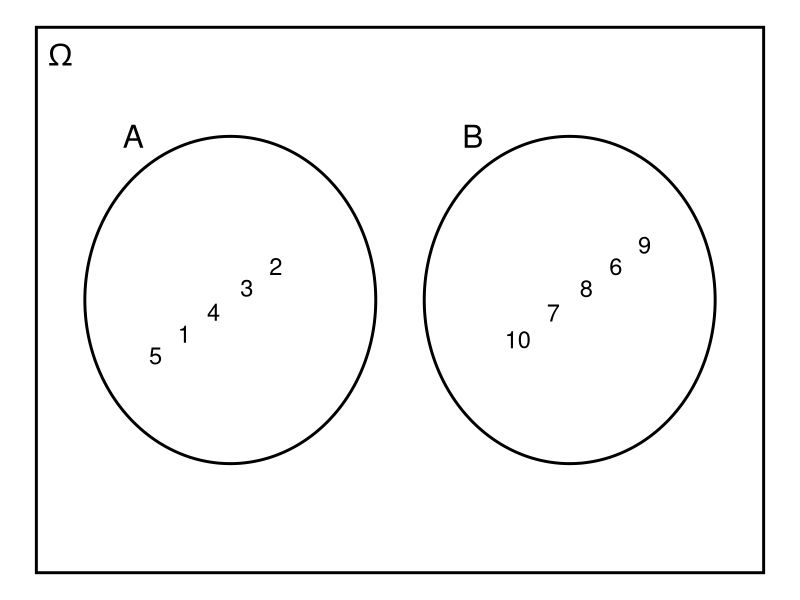
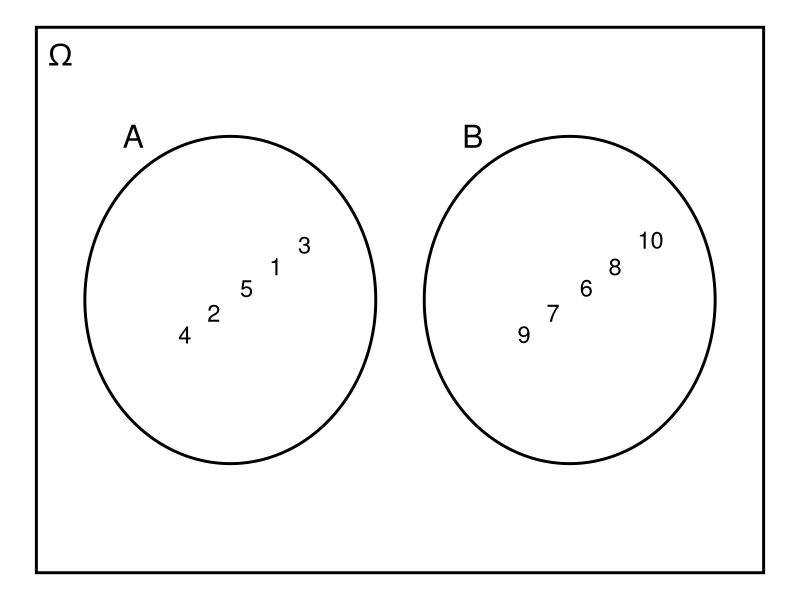
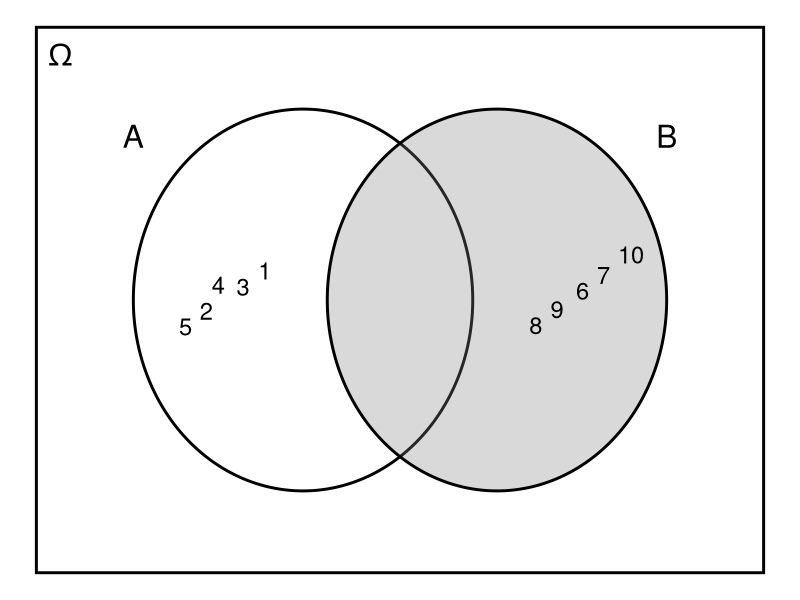
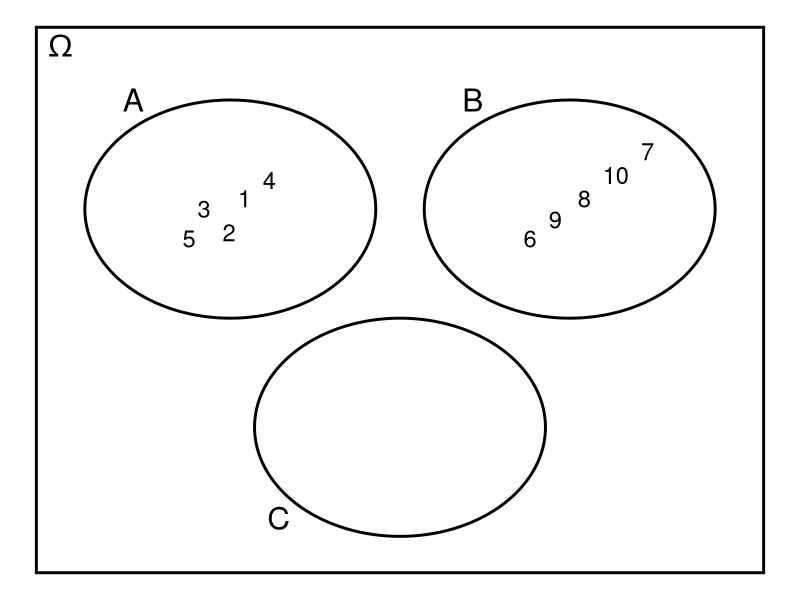
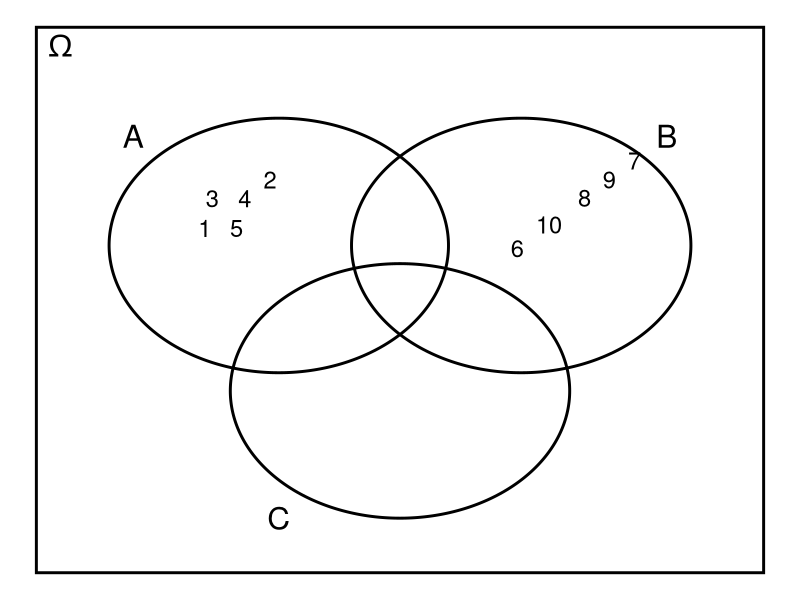

R code for these plots, in order:
## ---- chunk 1
knitr::opts_chunk$set(echo = TRUE)
## ---- chunk 2
library(ggplot2)
library(ggforce)
library(ggrepel)
options(ggrepel.max.overlaps = Inf)

a <- list(1, 2, 3, 4, 5)
b <- list(6, 7, 8, 9, 10)

ggplot() +
  geom_rect(aes(xmin=0, xmax=30, ymin=0, ymax=20), fill="white", color="black", size=1) +
  geom_circle(aes(x0 = 8, y0 = 10, r=6), size=1) +
  geom_circle(aes(x0 = 22, y0 = 10, r=6), size=1) +
  geom_text(aes(x=1, y=19, label='Omega'), size=8, parse = TRUE) +
  geom_text(aes(x=4, y=16, label='A'), size=8) +
  geom_text(aes(x=18, y=16, label='B'), size=8) +
  geom_text_repel(aes(x=8, y=10, label=a), size=6, segment.alpha=0, force=1,
                  box.padding=unit(0.4, 'lines'), nudge_x=0, nudge_y=0) +
  geom_text_repel(aes(x=22, y=10, label=b), size=6, segment.alpha=0, force=1,
                  box.padding=unit(0.4, 'lines')) +
  theme_void()
## ---- chunk 3
library(ggplot2)
library(ggforce)
library(ggrepel)
options(ggrepel.max.overlaps = Inf)

# library(Cairo)
# CairoWin()

a <- list(1, 2, 3, 4, 5)
b <- list(6, 7, 8, 9, 10)

w <- 120
h <- w * (2/3)
ax <- w * (4/15)
ay <- h/2
bx <- w * (11/15)
by <- h/2
r <- w * (1/5)

ggplot() +
  geom_rect(aes(xmin=0, xmax=w, ymin=0, ymax=h), fill="white", color="black", size=1) +
  geom_text(aes(x=w * (1/30), y=h * (19/20), label='Omega'), size=8, parse = TRUE) +
  # A
  geom_text(aes(x=w*(2/15), y=ay+r, label='A'), size=8) +
  geom_circle(aes(x0 = ax, y0 = ay, r=r), size=1) +
  geom_text_repel(aes(x=ax, y=ay, label=a), size=6, segment.alpha=0, force=1,
                  box.padding=unit(0.4, 'lines'), nudge_x=0, nudge_y=0) +
  # B
  geom_text(aes(x=w*(3/5), y=by+r, label='B'), size=8) +
  geom_circle(aes(x0 = bx, y0 = by, r=r), size=1) +
  geom_text_repel(aes(x=bx, y=by, label=b), size=6, segment.alpha=0, force=1,
                  box.padding=unit(0.4, 'lines')) +
  theme_void()
## ---- chunk 4
library(ggplot2)
library(ggforce)
library(ggrepel)

a <- list(1, 2, 3, 4, 5)
b <- list(6, 7, 8, 9, 10)

ggplot() + theme_void() +
  geom_rect(aes(xmin=0, xmax=30, ymin=0, ymax=20), fill="white", color="black", size=1) +
  geom_text(aes(x=1, y=19, label='Omega'), size=8, parse = TRUE) +
  geom_circle(aes(x0 = 11, y0 = 10, r=7), size=1) +
  geom_text(aes(x=4, y=16, label='A'), size=8) +
  geom_text_repel(aes(x=8, y=10, label=a), size=6, segment.alpha=0, force=1,
                  box.padding=unit(0.2, 'lines'), nudge_x=0, nudge_y=0) +
  geom_circle(aes(x0 = 19, y0 = 10, r=7), size=1, fill="grey50", alpha=0.3) +
  geom_text(aes(x=26, y=16, label='B'), size=8) +
  geom_text_repel(aes(x=22, y=10, label=b), size=6, segment.alpha=0, force=1,
                  box.padding=unit(0.2, 'lines'))
## ---- chunk 5
library(ggplot2)
library(ggforce)
library(ggrepel)
options(ggrepel.max.overlaps = Inf)

a <- list(1, 2, 3, 4, 5)
b <- list(6, 7, 8, 9, 10)

ggplot() + theme_void() +
  geom_rect(aes(xmin=0, xmax=30, ymin=0, ymax=30), fill="white", color="black", size=1) +
  geom_text(aes(x=1, y=29, label='Omega'), size=8, parse = TRUE) +
  geom_circle(aes(x0 = 8, y0 = 20, r=6), size=1) +
  geom_text(aes(x=4, y=26, label='A'), size=8) +
  geom_text_repel(aes(x=8, y=20, label=a), size=6, segment.alpha=0, force=1,
                  box.padding=unit(0.3, 'lines'), nudge_x=0, nudge_y=0) +
  geom_circle(aes(x0 = 22, y0 = 20, r=6), size=1) +
  geom_text(aes(x=18, y=26, label='B'), size=8) +
  geom_text_repel(aes(x=22, y=20, label=b), size=6, segment.alpha=0, force=1,
                  box.padding=unit(0.3, 'lines')) +
  geom_circle(aes(x0 = 15, y0 = 8, r=6), size=1) +
  geom_text(aes(x=10, y=3, label='C'), size=8)
## ---- chunk 6
library(ggplot2)
library(ggforce)
library(ggrepel)
options(ggrepel.max.overlaps = Inf)

a <- list(1, 2, 3, 4, 5)
b <- list(6, 7, 8, 9, 10)

ggplot() + theme_void() +
  geom_rect(aes(xmin=0, xmax=30, ymin=0, ymax=30), fill="white", color="black", size=1) +
  geom_text(aes(x=1, y=29, label='Omega'), size=8, parse = TRUE) +
  geom_circle(aes(x0 = 10, y0 = 18, r=7), size=1) +
  geom_text(aes(x=4, y=24, label='A'), size=8) +
  geom_text_repel(aes(x=8, y=20, label=a), size=6, segment.alpha=0, force=1,
                  box.padding=unit(0.3, 'lines'), nudge_x=0, nudge_y=0) +
  geom_circle(aes(x0 = 20, y0 = 18, r=7), size=1) +
  geom_text(aes(x=26, y=24, label='B'), size=8) +
  geom_text_repel(aes(x=22, y=20, label=b), size=6, segment.alpha=0, force=1,
                  box.padding=unit(0.3, 'lines')) +
  geom_circle(aes(x0 = 15, y0 = 10, r=7), size=1) +
  geom_text(aes(x=10, y=3, label='C'), size=8)
